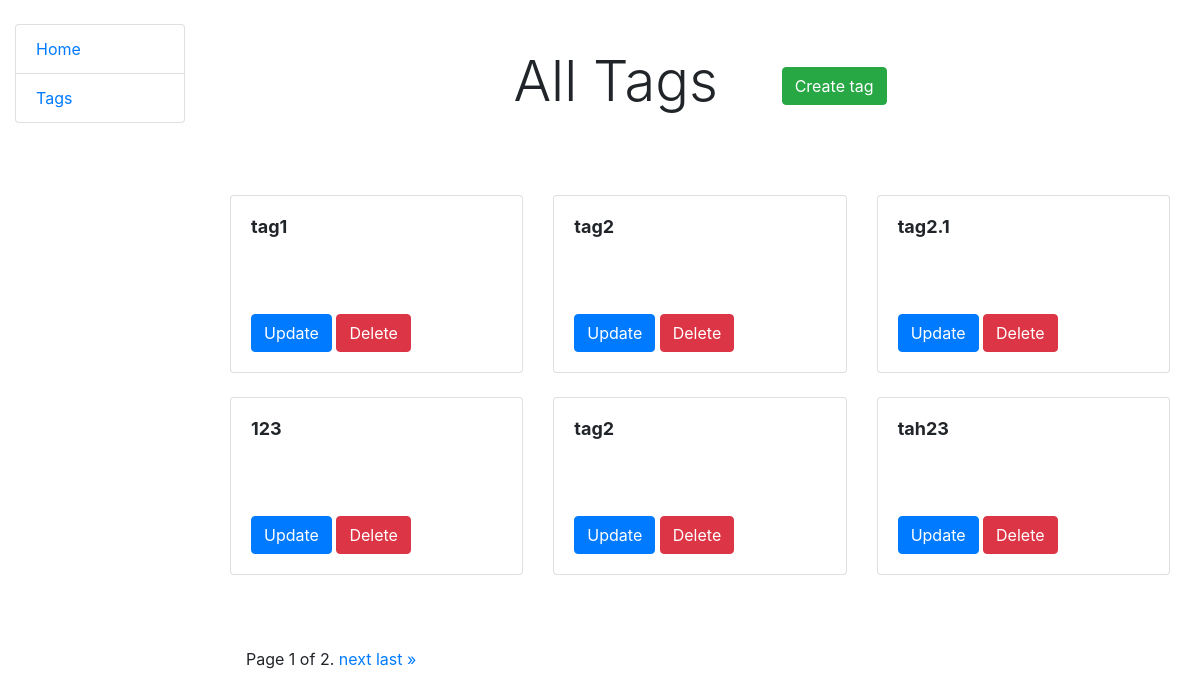
The app's page /tags/ with its own data.
### todo/models.py (models this page shows, shortened)
class Tag(models.Model):
    name = models.CharField(max_length=255)

### todo/views.py (the view)
# urls.py: path("tags/", TagsListView.as_view(), name="tags-list"),
class TagsListView(ListView):
    queryset = Tag.objects.all()
    paginate_by = 6
    def get_context_data(self, *, object_list=None, **kwargs):
        context = super().get_context_data(**kwargs)
        context["list"] = True
        return context

### templates/todo/tag_list.html
{% extends "base.html" %}
{% block content %}
<div class="container">
  <div class="px-3 py-3 pt-md-5 pb-md-4 mx-auto text-center">
    <h1 class="display-4">
      All Tags <button type="button" class="btn btn-success ml-5">
      <a href="{% url 'todo:tag-create'%}" class="text-white">
      Create tag
      </a>
      </button>
    </h1>
  </div>
  <div class="py-5">
    <div class="row">
      {% for tag in tag_list %}
      <div class="col-md-4">
        <div class="card mb-4 box-shadow">
          <div class="card-body">
            <h2 style="font-size:18px;font-weight:bold;min-height:42px;">
              {{tag.name}}
            </h2>
            <br><br>
            <button type="button" class="btn btn-primary">
            <a class="text-white"
              href="{% url 'todo:tag-update' pk=tag.id %}"
              >
            Update
            </a>
            </button>
            <button type="button" class="btn btn-danger">
            <a class="text-white"
              href="{% url 'todo:tag-delete' pk=tag.id %}"
              >
            Delete
            </a>
            </button>
          </div>
        </div>
      </div>
      {% endfor %}
    </div>
  </div>
</div>
{% endblock %}

### records on screen
Tag: name "tag1"
Tag: name "tag2"
Tag: name "tag2.1"
Tag: name "123"
Tag: name "tag2"
Tag: name "tah23"

### other values on screen
{{ page_obj.number }} "1"
{{ page_obj.paginator.num_pages }} "2"
